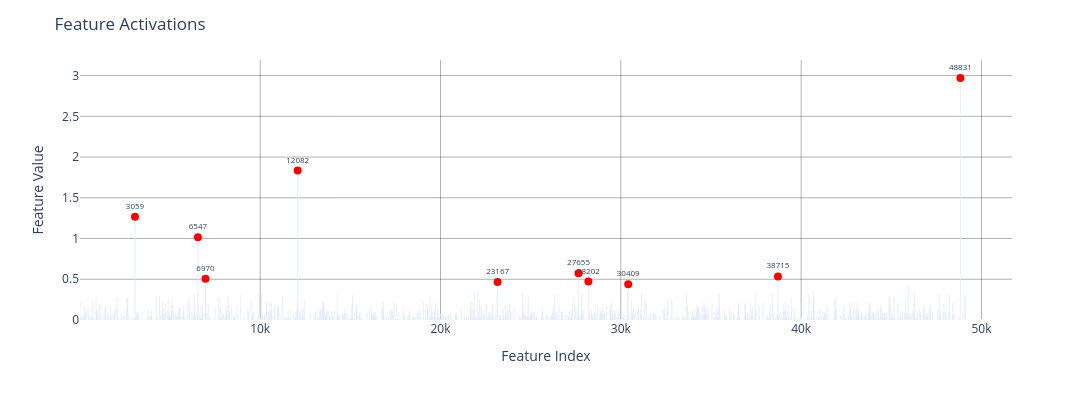

The code cell stored with this chart in its notebook:
### Code cell
top_indices, _ = plot_act_distribution(
    feature_activations,
    n_top=10
)

### Figure 1 — Plotly figure (JSON) as saved in the notebook; plotly's stock layout.template omitted (floating-point values rounded to 4 significant figures; data arrays with more than 128 entries replaced by an {"elided": "..."} marker saying what was removed)
{"data": [{"alignmentgroup": "True", "hovertemplate": "index=%{x}<br>value=%{y}<extra></extra>", "legendgroup": "", "marker": {"color": "#636efa", "pattern": {"shape": ""}}, "name": "", "offsetgroup": "", "orientation": "v", "showlegend": false, "textposition": "auto", "type": "bar", "x": {"elided": "949 int values"}, "xaxis": "x", "y": {"elided": "949 float values"}, "yaxis": "y"}, {"marker": {"color": "red", "size": 8}, "mode": "markers+text", "showlegend": false, "text": ["30409", "23167", "28202", "6970", "38715", "27655", "6547", "3059", "12082", "48831"], "textfont": {"size": 8}, "textposition": "top center", "type": "scatter", "x": [30409, 23167, 28202, 6970, 38715, 27655, 6547, 3059, 12082, 48831], "y": [0.4381, 0.4651, 0.4721, 0.5062, 0.5342, 0.5749, 1.016, 1.266, 1.833, 2.97]}], "layout": {"barmode": "relative", "height": 400, "legend": {"tracegroupgap": 0}, "margin": {"t": 60}, "plot_bgcolor": "rgba(255,255,255,1)", "title": {"text": "Feature Activations"}, "width": 1200, "xaxis": {"anchor": "y", "domain": [0, 1], "gridcolor": "rgba(0,0,0,0.3)", "gridwidth": 1, "showgrid": true, "title": {"text": "Feature Index"}}, "yaxis": {"anchor": "x", "domain": [0, 1], "gridcolor": "rgba(0,0,0,0.3)", "gridwidth": 1, "showgrid": true, "title": {"text": "Feature Value"}}}}
